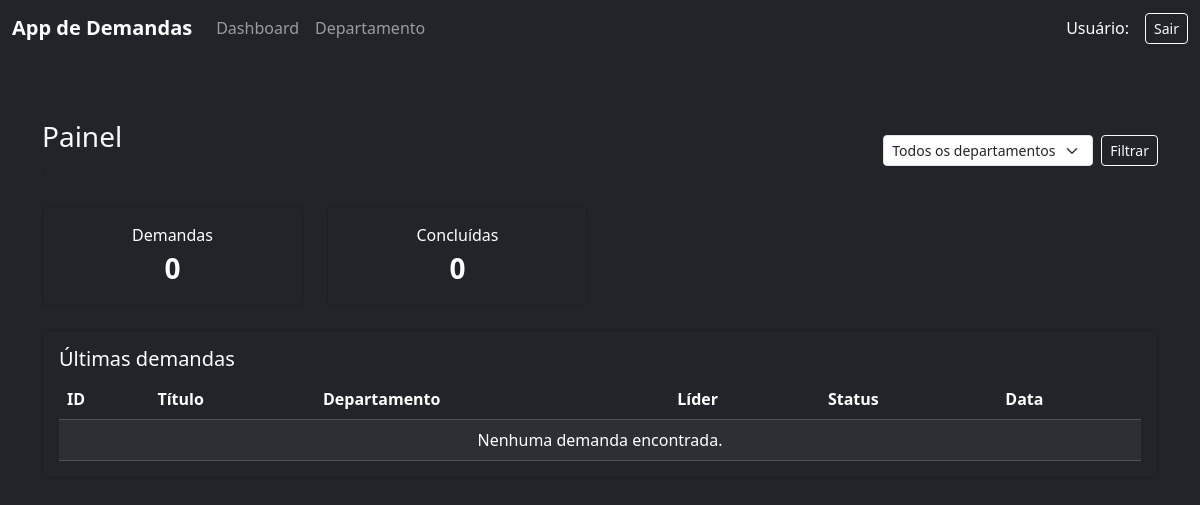
The app's page /privado/, older data.
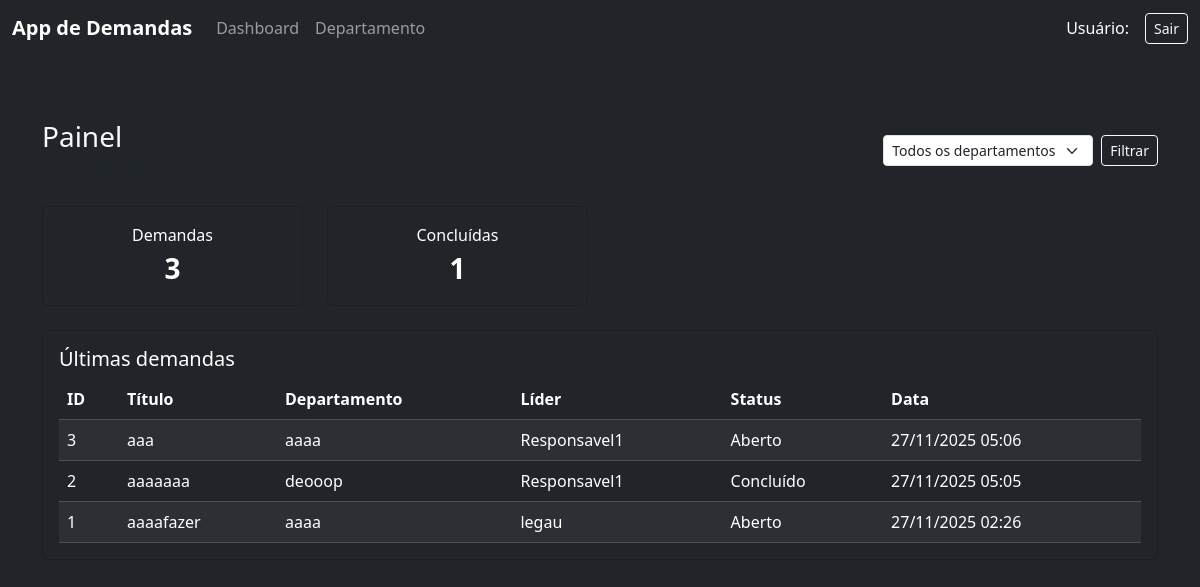
The same page, newer data.
### demanda/models.py (models this page shows, shortened)
class Demanda(models.Model):
    funcionario = models.ForeignKey(Usuario, on_delete=models.CASCADE, related_name='demandas_funcionario')
    lider = models.ForeignKey(Usuario, on_delete=models.CASCADE, related_name='demandas_lider')
    departamento = models.ForeignKey(Departamento, on_delete=models.CASCADE, related_name='demandas_departamento')
    titulo = models.CharField(max_length=30)
    descricao = models.TextField()
    tipo = models.CharField(max_length=20, choices=Tipo_Demanda.choices, default=Tipo_Demanda.CORRECAO)
    data_criacao = models.DateTimeField(auto_now_add=True)
    prazo = models.DateTimeField()
    anexo = models.FileField(upload_to='anexos/', null=True, blank=True)
    status = models.CharField(max_length=15, choices=Tipo_Status.choices, default=Tipo_Status.ABERTO)

### departamento/models.py (models this page shows, shortened)
class Departamento(models.Model):
    id = models.AutoField(primary_key=True)
    nome = models.CharField(max_length=100, unique=True)
    lideres = models.ManyToManyField('usuario.Usuario', related_name='departamentos_liderados')
    membros = models.ManyToManyField('usuario.Usuario', related_name='departamentos', blank=True)

### usuario/models.py (models this page shows, shortened)
class Usuario(models.Model):
    id = models.AutoField(primary_key=True)
    nome = models.CharField(max_length=100)
    usuario = models.CharField(max_length=100)
    senha = models.CharField(max_length=100)
    matricula = models.CharField(max_length=20, unique=True)
    tipo = models.CharField(max_length=4, choices=Tipo_Usuario.choices)
    email = models.EmailField(unique=True)
    status = models.CharField(max_length=4, choices=Status.choices, default=Status.ATIVO)

### dashboard/views.py (the view)
# urls.py: path('', views.index, name='index'),
def index(request):
    dept_id = request.GET.get('dept')
    total_demandas = Demanda.objects.count()
    total_concluidas = Demanda.objects.filter(status='concluido').count()
    departamentos = (
        Departamento.objects.annotate(qtd=Count('demandas_departamento')).order_by('nome')
    )
    usuario_obj = None
    usuario_id = request.session.get('usuario_id')
    if usuario_id:
        try:
            usuario_obj = Usuario.objects.get(id=usuario_id)
        except Usuario.DoesNotExist:
            usuario_obj = None
    ult_qs = Demanda.objects.select_related('departamento', 'lider').order_by('-data_criacao')
    if dept_id:
        try:
            ult_qs = ult_qs.filter(departamento_id=int(dept_id))
        except Exception:
            pass
    if usuario_obj and not usuario_obj.temPrivilegio():
        dept_ids = list(Demanda.objects.filter(funcionario=usuario_obj).values_list('departamento_id', flat=True).distinct())
        if dept_ids:
            ult_qs = ult_qs.filter(departamento_id__in=dept_ids)
        else:
            ult_qs = ult_qs.filter(funcionario=usuario_obj)
    ultimas = ult_qs[:8]
    context = {
        'total_demandas': total_demandas,
        'total_concluidas': total_concluidas,
        'departamentos': departamentos,
        'ultimas': ultimas,
        'selected_dept': int(dept_id) if dept_id and dept_id.isdigit() else None,
        'usuario_obj': usuario_obj,
    }
    return render(request, 'privado/dashboard.html', context)

### templates/privado/dashboard.html (shortened to what this page needs)
{% extends 'privado/base.html' %}
{% load static %}
{% block content %}
<div class="container py-5">
  <div class="d-flex justify-content-between align-items-center mb-4">
    <div>
      <h1 class="h3 mb-1">Painel</h1>
      <p class="text-muted mb-0">Resumo rápido</p>
    </div>
    <div>
      <form class="d-flex" method="get">
        <select name="dept" class="form-select form-select-sm me-2">
          <option value="">Todos os departamentos</option>
        </select>
        <button class="btn btn-outline-light btn-sm">Filtrar</button>
      </form>
    </div>
  </div>
  <div class="row mb-3">
    <div class="col-sm-6 col-md-3 mb-2">
      <div class="card text-bg-dark h-100 p-3 text-center">
        <div class="fs-6">Demandas</div>
        <div class="fs-3 fw-bold">{{ total_demandas }}</div>
      </div>
    </div>
    <div class="col-sm-6 col-md-3 mb-2">
      <div class="card text-bg-dark h-100 p-3 text-center">
        <div class="fs-6">Concluídas</div>
        <div class="fs-3 fw-bold">{{ total_concluidas }}</div>
      </div>
    </div>
  </div>
  <div class="card text-bg-dark">
    <div class="card-body">
      <h5 class="card-title">Últimas demandas</h5>
      <div class="table-responsive">
        <table class="table table-dark table-striped mb-0">
          <thead>
            <tr>
              <th>ID</th>
              <th>Título</th>
              <th>Departamento</th>
              <th>Líder</th>
              <th>Status</th>
              <th>Data</th>
            </tr>
          </thead>
          <tbody>
            {% for d in ultimas %}
            <tr>
              <td>{{ d.id }}</td>
              <td>{{ d.titulo }}</td>
              <td>{{ d.departamento.nome }}</td>
              <td>{{ d.lider.nome }}</td>
              <td>{{ d.get_status_display }}</td>
              <td>{{ d.data_criacao|date:"d/m/Y H:i" }}</td>
            </tr>
            {% empty %}
            <tr>
              <td colspan="6" class="text-center">Nenhuma demanda encontrada.</td>
            </tr>
            {% endfor %}
          </tbody>
        </table>
      </div>
    </div>
  </div>
</div>
{% endblock %}

Row changes from the older to the newer data that the page shows:
added Demanda: id "3", titulo "aaa", departamento.nome "aaaa", lider.nome "Responsavel1", status "Aberto", data_criacao "27/11/2025 05:06"
added Demanda: id "2", titulo "aaaaaaa", departamento.nome "deooop", lider.nome "Responsavel1", status "Concluído", data_criacao "27/11/2025 05:05"
added Demanda: id "1", titulo "aaaafazer", departamento.nome "aaaa", lider.nome "legau", status "Aberto", data_criacao "27/11/2025 02:26"
Text that changed along with them:
{{ total_demandas }}: "0" → "3"
{{ total_concluidas }}: "0" → "1"
text no longer shown: "Nenhuma demanda encontrada."
